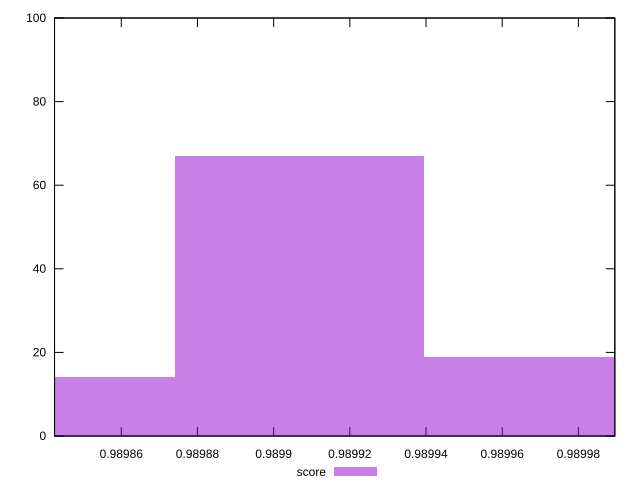

Generate this figure with gnuplot:
reset

$score <<EOF
0.9899067484780835 67
0.9899719554307531 19
0.9898415415254138 14
EOF

set key outside below
set boxwidth 0.00006520695266965836
set xrange [0.9898424762111055:0.9899895664509943]
set yrange [0:100]
set trange [0:100]
set style fill transparent solid 0.5 noborder
set terminal svg size 640, 490 enhanced background rgb 'white'
set output "report_00008_2021-01-22T20:58:29.167/first-contentful-paint/samples/pages+cached+noexternal+nofonts+nosvg+noimg+nocss+nojs/score/histogram.svg"

plot $score title "score" with boxes

reset
